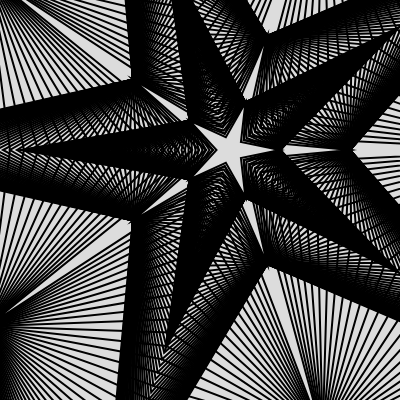
Frame 1 (no input)
Frame 60 (no input): identical to frame 1, image omitted
Frame 120 (the mouse pressed at the canvas centre since frame 60): identical to frame 1, image omitted

The p5.js sketch that drew this single still picture (run headless with seeded random() and noise() and a simulated clock; from frame 60 on, the mouse is pressed at the canvas centre):

// p5.js sketch
// ── sketch.js
//The code of the star is from the example of p5.js.;
//Here is the link:https://p5js.org/zh-Hans/examples/form-star.html;

function setup() {

  createCanvas(400, 400);

}



function draw() {

  background(220);
  noFill();

  for(var i= 7; i < width; i+=7){

    odds = i%1

    if (odds == 0){

      strokeWeight(2);

    }else{

      strokeWeight(1);

    }
  
    star(width/2+30, height/2-50, 10+i/1, 120, 5);
    star(width/2+30, height/2-50, 10+i/2, 50, 5);
    star(width/2+30, height/2-50, 10+i/0.5, 300, 5);
    
  }

  

  for(var j = 0; j <=10; j++){

    print(j);

  }
}

function star(x, y, radius1, radius2, npoints) {
  let angle = TWO_PI / npoints;
  let halfAngle = angle / 2.0;
  beginShape();
  for (let a = 0; a < TWO_PI; a += angle) {
    let sx = x + cos(a) * radius2;
    let sy = y + sin(a) * radius2;
    vertex(sx, sy);
    sx = x + cos(a + halfAngle) * radius1;
    sy = y + sin(a + halfAngle) * radius1;
    vertex(sx, sy);
  }
  endShape(CLOSE);
}
